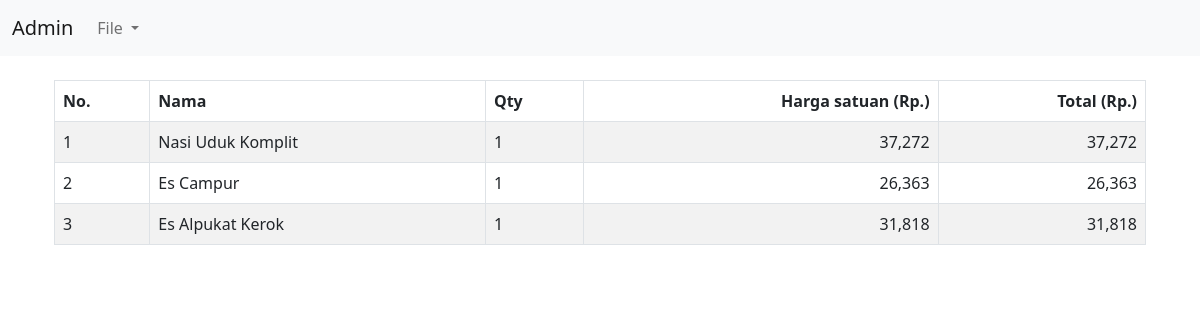
The app's page /view/detailpesanan.php?nomor=20217209204116 with its own data.
### tables this page shows
CREATE TABLE `pesanan_detail` (
  `id` int(11) NOT NULL,
  `nomor` varchar(100) DEFAULT NULL,
  `id_produk` int(11) NOT NULL,
  `qty` int(11) NOT NULL,
  `harga` int(11) NOT NULL
);

CREATE TABLE `produk` (
  `id` int(11) NOT NULL,
  `nama` varchar(80) DEFAULT NULL,
  `jenis` tinyint(1) DEFAULT NULL,
  `harga` int(11) DEFAULT NULL,
  `gambar` varchar(80) DEFAULT NULL,
  `keterangan` text DEFAULT NULL
);

### view/detailpesanan.php (the view, shortened to what this page needs)
<?php
if (isset($_GET['nomor'])){
    $nomor = $_GET['nomor'];
}
?>
<!doctype html>
<html lang="en">
<head>
    <link href="https://cdn.jsdelivr.net/npm/bootstrap@5.1.0/dist/css/bootstrap.min.css" rel="stylesheet">
</head>
<body>
<?php
include_once 'nav.php';
include '../koneksi.php';
?>
<div class="container">
    <div class="container-fluid">
        <br>
        <table id="tabel" class="table table-striped table-bordered">
            <thead>
            <tr>
                <th>No.</th>
                <th>Nama</th>
                <th>Qty</th>
                <th style="text-align: end">Harga satuan (Rp.)</th>
                <th style="text-align: end">Total (Rp.)</th>
            </tr>
            </thead>
            <tbody>
            <?php
            $i = 1;
            $sql = "SELECT produk.nama, pesanan_detail.qty, pesanan_detail.harga, (pesanan_detail.qty*pesanan_detail.harga) as total, produk.gambar
                    FROM produk
                    INNER JOIN pesanan_detail
                    ON produk.id = pesanan_detail.id_produk WHERE pesanan_detail.nomor = '$nomor'";
            $stmt = $db->query($sql);
            while ($data = $stmt->fetch(PDO::FETCH_ASSOC)){
                echo '<tr>';
                echo "<td>".$i."</td>";
                echo "<td>".$data['nama']."</td>";
                echo "<td>".$data['qty']."</td>";
                echo "<td style='text-align: right'>". number_format($data['harga'])."</td>";
                echo "<td style='text-align: right'>". number_format($data['total'])."</td>";
                echo '</tr>';
                $i = $i + 1;
            }
            ?>
            </tbody>
        </table>
    </div>
</div>
</body>
</html>

### records on screen
pesanan_detail: id_produk.nama "Nasi Uduk Komplit", qty "1", harga "37,272", total "37,272"
pesanan_detail: id_produk.nama "Es Campur", qty "1", harga "26,363", total "26,363"
pesanan_detail: id_produk.nama "Es Alpukat Kerok", qty "1", harga "31,818", total "31,818"
